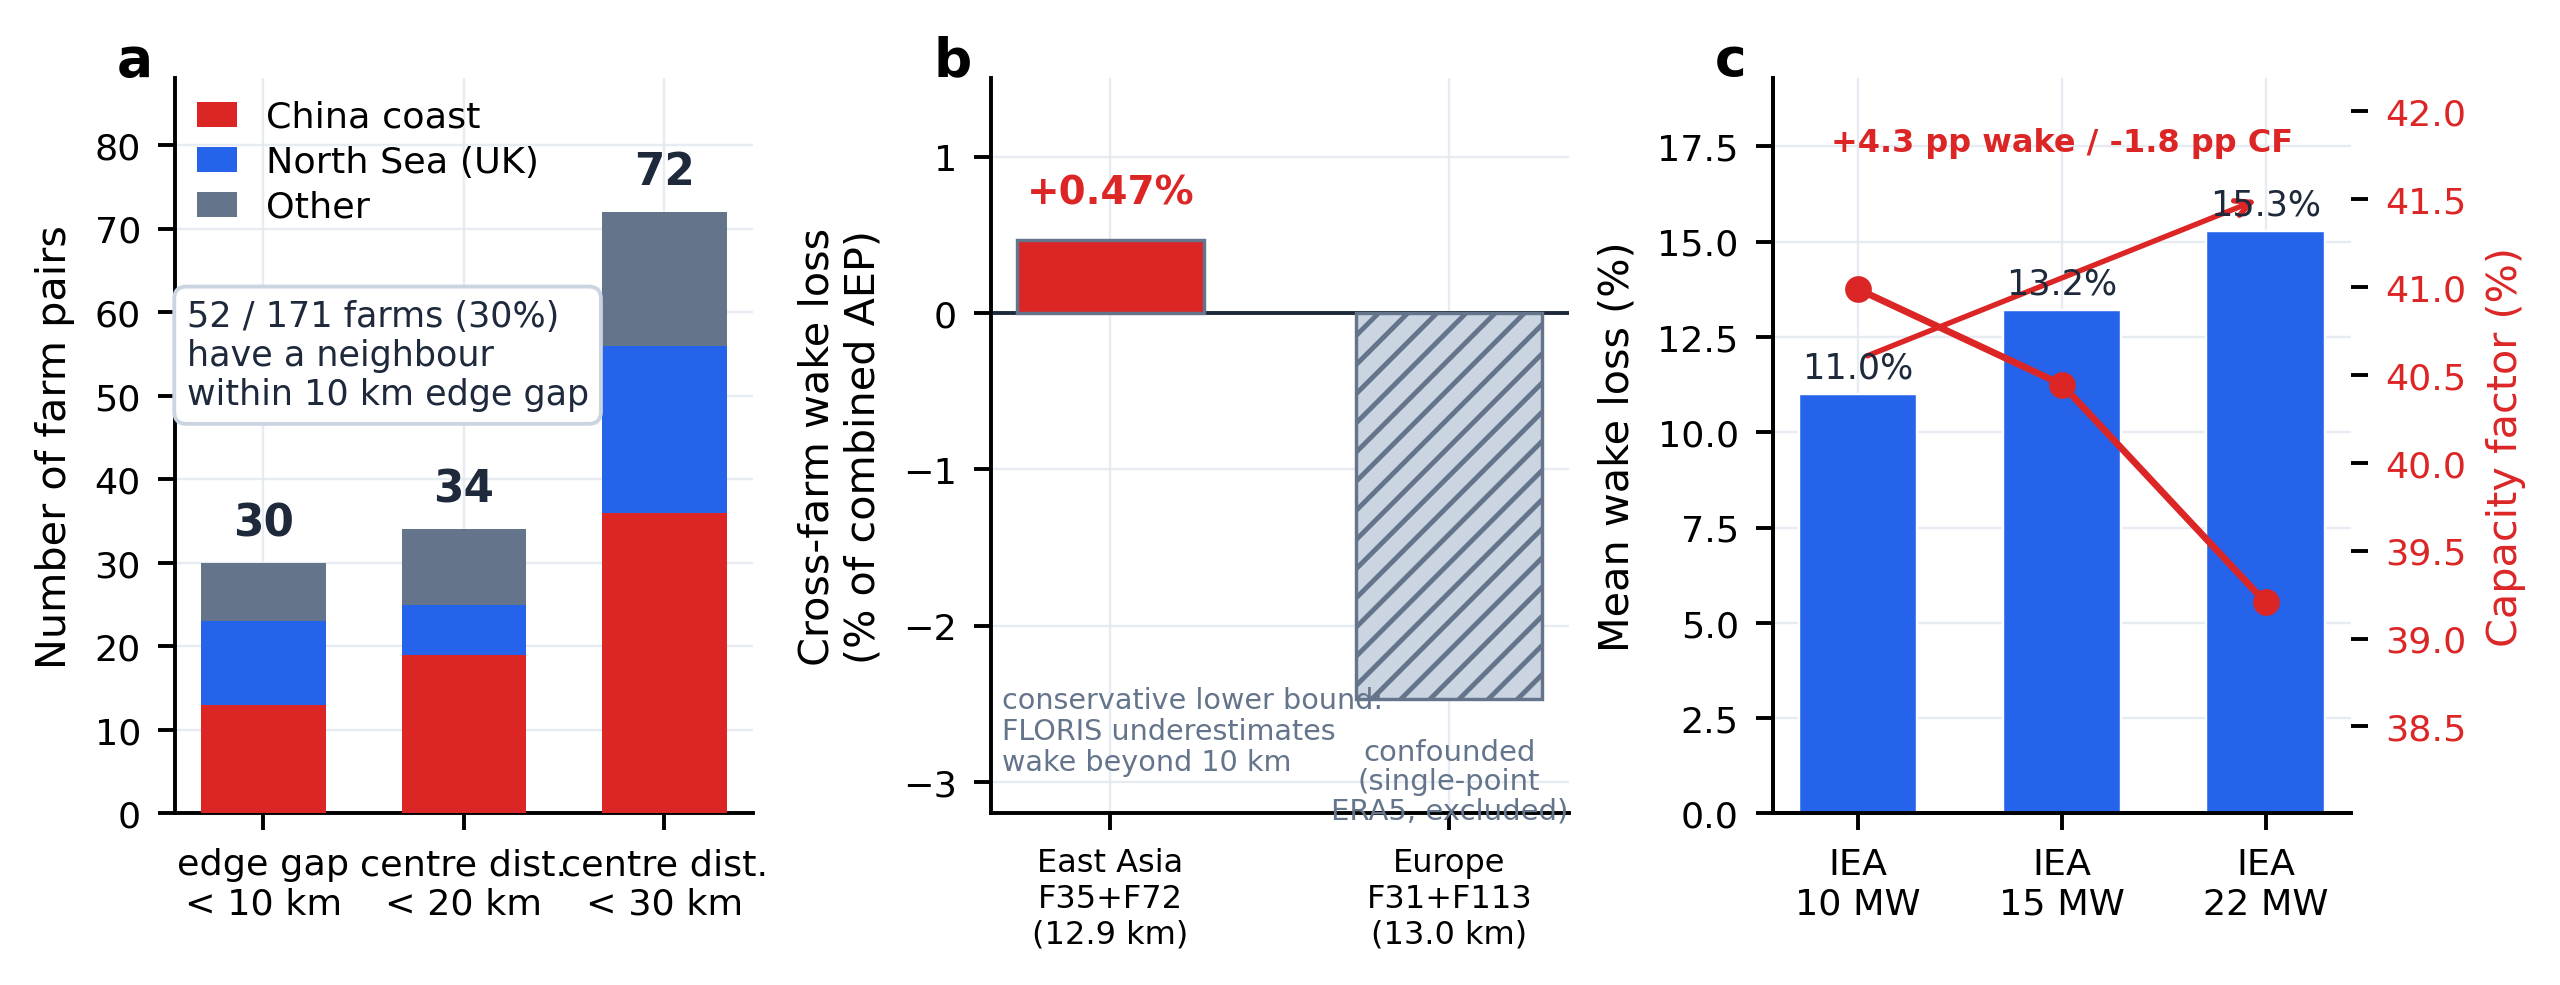

Python code for this plot:
import sys, os
sys.path.insert(0, r"d:/onedrive/01_科研与论文/08_风向建设/分析材料_几何主导杠杆/figures")
from nc_style import PAL, REGION_COL, PARADIGM_COL, apply_style, panel_label, savefig
apply_style()

import csv
import numpy as np
import pandas as pd
import matplotlib.pyplot as plt
from matplotlib.patches import Rectangle

DATA = r"d:/onedrive/01_科研与论文/08_风向建设/分析材料_几何主导杠杆/data_derived/farm_pairs_all.csv"
T4 = r"d:/onedrive/01_科研与论文/08_风向建设/分析材料_几何主导杠杆/data_derived/task4_cross_farm_wake.csv"
T5 = r"d:/onedrive/01_科研与论文/08_风向建设/分析材料_几何主导杠杆/data_derived/task5_expansion_results.csv"
OUT = r"d:/onedrive/01_科研与论文/08_风向建设/分析材料_几何主导杠杆/figures/Fig5_densification_spillover.png"

# --- Load pairs and classify region (real data only) -----------------------
with open(DATA, newline="", encoding="utf-8-sig") as _f:
    rows = list(csv.DictReader(_f))
NORTH_SEA = {"United Kingdom", "Netherlands", "Germany", "Denmark", "Belgium"}


def region(r):
    ci, cj = r["country_i"], r["country_j"]
    if "China" in (ci, cj):
        return "China"
    if ci in NORTH_SEA or cj in NORTH_SEA:
        return "NorthSea"
    return "Other"


def counts(pred):
    sel = [r for r in rows if pred(r)]
    out = {"China": 0, "NorthSea": 0, "Other": 0}
    for r in sel:
        out[region(r)] += 1
    return out, len(sel)


c_edge, n_edge = counts(lambda r: float(r["edge_gap_km"]) < 10)
c_c20, n_c20 = counts(lambda r: float(r["center_km"]) < 20)
c_c30, n_c30 = counts(lambda r: float(r["center_km"]) < 30)

thresholds = ["edge gap\n< 10 km", "centre dist.\n< 20 km", "centre dist.\n< 30 km"]
totals = [n_edge, n_c20, n_c30]
china = [c_edge["China"], c_c20["China"], c_c30["China"]]
nsea = [c_edge["NorthSea"], c_c20["NorthSea"], c_c30["NorthSea"]]
other = [c_edge["Other"], c_c20["Other"], c_c30["Other"]]

# --- Figure ----------------------------------------------------------------
fig, axes = plt.subplots(1, 3, figsize=(7.2, 2.7), constrained_layout=True)
axa, axb, axc = axes

# ===== Panel (a): proximity-pair counts, stacked by region =================
x = np.arange(3)
w = 0.62
reg_col = {"China": PAL["highlight"], "NorthSea": PAL["baseline"], "Other": PAL["neutral"]}
b1 = axa.bar(x, china, w, color=reg_col["China"], label="China coast", zorder=3)
b2 = axa.bar(x, nsea, w, bottom=china, color=reg_col["NorthSea"],
             label="North Sea (UK)", zorder=3)
b3 = axa.bar(x, other, w, bottom=np.array(china) + np.array(nsea),
             color=reg_col["Other"], label="Other", zorder=3)

for xi, t in zip(x, totals):
    axa.text(xi, t + 2.2, str(t), ha="center", va="bottom",
             fontsize=9, fontweight="bold", color=PAL["ink"])

axa.set_ylim(0, 88)
axa.set_xticks(x)
axa.set_xticklabels(thresholds)
axa.set_ylabel("Number of farm pairs")
axa.legend(loc="upper left", bbox_to_anchor=(0.0, 1.0), handlelength=1.1,
           labelspacing=0.3, borderaxespad=0.2)
axa.text(0.02, 0.70,
         "52 / 171 farms (30%)\nhave a neighbour\nwithin 10 km edge gap",
         transform=axa.transAxes, ha="left", va="top", fontsize=7.2,
         color=PAL["ink"],
         bbox=dict(boxstyle="round,pad=0.35", fc="white",
                   ec=PAL["light"], lw=0.8))
panel_label(axa, "a")

# ===== Panel (b): cross-farm wake -- merged-domain FLORIS (task 4) ==========
t4 = list(csv.DictReader(open(T4, encoding="utf-8-sig")))
by = {}
for r in t4:
    by.setdefault(r["pair"], {})[r["scenario"]] = r

pair_info = []  # (label, cross_loss_pct, trustworthy)
for pair, sc in by.items():
    alone = [k for k in sc if "alone" in k]
    merged = [k for k in sc if "merged" in k][0]
    aA = float(sc[alone[0]]["AEP_kWh"]); aB = float(sc[alone[1]]["AEP_kWh"])
    aM = float(sc[merged]["AEP_kWh"])
    cwl = (aA + aB - aM) / (aA + aB) * 100.0
    pair_info.append((pair, cwl))

# order: East-Asia (35_72, trustworthy) first, Europe (31_113, confounded) second
order = {"35_72": 0, "31_113": 1}
pair_info.sort(key=lambda p: order.get(p[0], 9))
lab_map = {"35_72": "East Asia\nF35+F72\n(12.9 km)",
           "31_113": "Europe\nF31+F113\n(13.0 km)"}
xb = np.arange(len(pair_info))
vals = [p[1] for p in pair_info]
cols = [PAL["highlight"], PAL["light"]]
hatch = [None, "////"]
bars = axb.bar(xb, vals, 0.55, color=cols, edgecolor=PAL["neutral"],
               linewidth=0.7, zorder=3)
for bar, h in zip(bars, hatch):
    if h:
        bar.set_hatch(h)

axb.axhline(0, color=PAL["ink"], lw=0.8, zorder=2)
axb.text(0, vals[0] + 0.18, "+0.47%", ha="center", va="bottom",
         fontsize=8, fontweight="bold", color=PAL["highlight"], zorder=4)
axb.text(1, vals[1] - 0.25, "confounded\n(single-point\nERA5, excluded)",
         ha="center", va="top", fontsize=6.0, color=PAL["neutral"],
         linespacing=1.05, zorder=4)

axb.set_xticks(xb)
axb.set_xticklabels([lab_map.get(p[0], p[0]) for p in pair_info], fontsize=6.6)
axb.set_ylabel("Cross-farm wake loss\n(% of combined AEP)")
axb.set_ylim(-3.2, 1.5)
axb.text(0.02, 0.05,
         "conservative lower bound:\nFLORIS underestimates\nwake beyond 10 km",
         transform=axb.transAxes, ha="left", va="bottom", fontsize=5.9,
         color=PAL["neutral"], linespacing=1.15)
panel_label(axb, "b")

# ===== Panel (c): technology axis -- turbine upgrade raises wake (task 5) ===
t5 = pd.read_csv(T5)
tt_order = ["iea_10MW", "iea_15MW", "iea_22MW"]
tt_lab = ["IEA\n10 MW", "IEA\n15 MW", "IEA\n22 MW"]
wl = [t5.loc[t5.turbine_type == tt, "WakeLoss"].mean() * 100 for tt in tt_order]
cf = [t5.loc[t5.turbine_type == tt, "CF"].mean() * 100 for tt in tt_order]

xc = np.arange(3)
bwl = axc.bar(xc, wl, 0.58, color=PAL["baseline"], edgecolor="white",
              linewidth=0.5, zorder=3, label="Mean wake loss")
for xi, v in zip(xc, wl):
    axc.text(xi, v + 0.25, "%.1f%%" % v, ha="center", va="bottom",
             fontsize=7.2, color=PAL["ink"], zorder=4)
axc.annotate("", xy=(2, wl[2] + 0.9), xytext=(0, wl[0] + 0.9),
             arrowprops=dict(arrowstyle="->", color=PAL["highlight"], lw=1.1))
axc.text(1, max(wl) + 1.9, "+4.3 pp wake / -1.8 pp CF", ha="center",
         va="bottom", fontsize=6.6, color=PAL["highlight"], fontweight="bold")

axc.set_xticks(xc)
axc.set_xticklabels(tt_lab)
axc.set_ylabel("Mean wake loss (%)")
axc.set_ylim(0, max(wl) + 4)

# CF on a twin axis
axc2 = axc.twinx()
axc2.plot(xc, cf, "o-", color=PAL["highlight"], lw=1.4, ms=4.5, zorder=5,
          label="Capacity factor")
axc2.set_ylabel("Capacity factor (%)", color=PAL["highlight"])
axc2.tick_params(axis="y", labelcolor=PAL["highlight"])
axc2.set_ylim(min(cf) - 1.2, max(cf) + 1.2)
axc2.grid(False)
axc2.spines["top"].set_visible(False)
panel_label(axc, "c")

savefig(fig, OUT)
print("exists:", os.path.exists(OUT), "bytes:", os.path.getsize(OUT))
